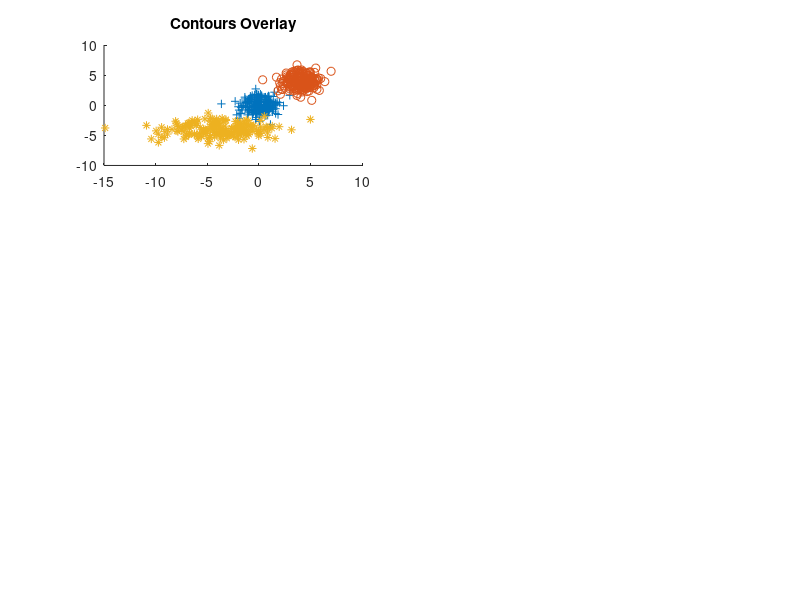

MATLAB code for this plot: (Note: this script raises an error after producing the figure.)
% Q2

a = randn(200, 2);
b = a + 4;
c = a;

c(:, 1) = 3 * c(:, 1);
c = c - 4;

d = [a; b];
e = [a; b; c];

% hold on;
% plot(a(:, 1), a(:, 2), '+');
% plot(b(:, 1), b(:, 2), 'o');
% plot(c(:, 1), c(:, 2), '*');

% Use the first dataset
data = e;


figure;
subplot(3, 2, 1);
hold on;
% ksdensity(data, 'PlotFcn', 'contour');
plot(a(:, 1), a(:, 2), '+');
plot(b(:, 1), b(:, 2), 'o');
plot(c(:, 1), c(:, 2), '*');

title('Contours Overlay');

% Calculate the grid
[f, xi] = ksdensity(data); x = linspace(min(xi(:, 1)),max(xi(:, 1)));
y = linspace(min(xi(:, 2)),max(xi(:, 2)));
[xq,yq] = meshgrid(x,y);
z = griddata(xi(:, 1),xi(:, 2),f,xq,yq);

% We now have x, y, z that can be used to get the gradient at any point

contour(x, y, z);
xlim([-10, 10]);
ylim([-10, 10]);
hold off;

copy = data;
new_points = copy;

for i = 1:5
    new_points = step(new_points, x, y, z);
    subplot(3, 2, i + 1);
    hold on;
    % ksdensity(data, 'PlotFcn', 'contour');
    scatter(new_points(:, 1), new_points(:, 2));
    title(sprintf('Step %d', i));
    xlim([-10, 10]);
    ylim([-10, 10]);
    hold off;

end


function dist = euclid_distance(point1, point2)
    dist = sqrt((point1(1) - point2(1))^2 + (point1(2) - point2(2))^2);
end

function new_points = step(points, x, y, z)
    % Calibration factor (lambda)
    max_distance = 1.8;

    new_points = zeros(length(points), 2);
    for i = 1:length(points)
        point = points(i, :);

        numerator = 0;
        denominator = 0;

        for j = 1:length(points)
            other_point = points(j, :);
            if euclid_distance(point, other_point) < max_distance

                % Calculate part of sum
                distance = euclid_distance(point, other_point);
                numerator = numerator + (distance * other_point);
                denominator = denominator + distance;
            end
        end

        mx = numerator / denominator;
        new_points(i, :) = mx(1, :); 
    end
end
